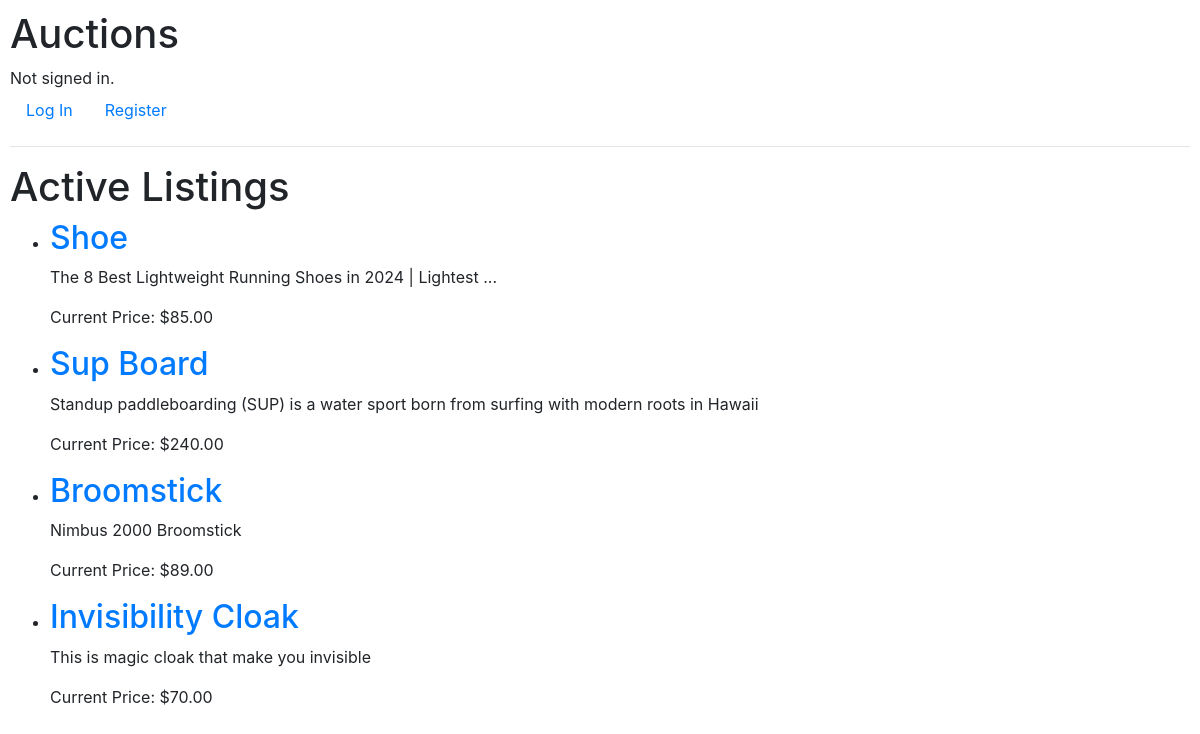
The page /active_listings/ on the database its author committed.
### auctions/models.py (models this page shows)
class Listing(models.Model):
    STATUS_CHOICES = [
        ('active', 'Active'),
        ('inactive', 'Inactive'),
    ]
    title = models.CharField(max_length=100)
    description = models.TextField()
    starting_bid = models.DecimalField(max_digits=10, decimal_places=2)
    current_price = models.DecimalField(max_digits=10, decimal_places=2, default=0)  # Added to track current price
    image_url = models.URLField(blank=True)  # Optional, if you want to store external image URLs
    image = models.ImageField(upload_to='listing_images', blank=True, null=True)  # Added to store uploaded images locally
    status = models.CharField(max_length=10, choices=STATUS_CHOICES, default='active')
    category = models.CharField(max_length=50, blank=True)
    creator = models.ForeignKey(User, on_delete=models.CASCADE)
    created_at = models.DateTimeField(auto_now_add=True)

### auctions/views.py (the view)
# urls.py: path('active_listings/', views.active_listings, name='active_listings'),  # URL for active listings
def active_listings(request):
    active_listings = Listing.objects.all()  # Fetch all active listings from the database
    return render(request, 'auctions/active_listings.html', {'active_listings': active_listings})

### auctions/templates/auctions/active_listings.html (shortened to what this page needs)
{% extends "auctions/layout.html" %}
{% block body %}
<h1>Active Listings</h1>
{% if active_listings %}
<ul>
{% for listing in active_listings %}
<li>
<h2><a href="{% url 'listing_detail' listing.id %}">{{ listing.title }}</a></h2>
<p>{{ listing.description }}</p>
<p>Current Price: ${{ listing.current_price }}</p>
</li>
{% endfor %}
</ul>
{% else %}
<p>No active listings available.</p>
{% endif %}
{% endblock %}

### auctions/static/auctions/styles.css (style rules this page uses)
body { padding: 10px; }

### rows shown on the page
Listing: title "Shoe", description "The 8 Best Lightweight Running Shoes in 2024 | Lightest ...", current_price "85.00"
Listing: title "Sup Board", description "Standup paddleboarding (SUP) is a water sport born from surfing with modern roots in Hawaii", current_price "240.00"
Listing: title "Broomstick", description "Nimbus 2000 Broomstick", current_price "89.00"
Listing: title "Invisibility Cloak", description "This is magic cloak that make you invisible", current_price "70.00"
